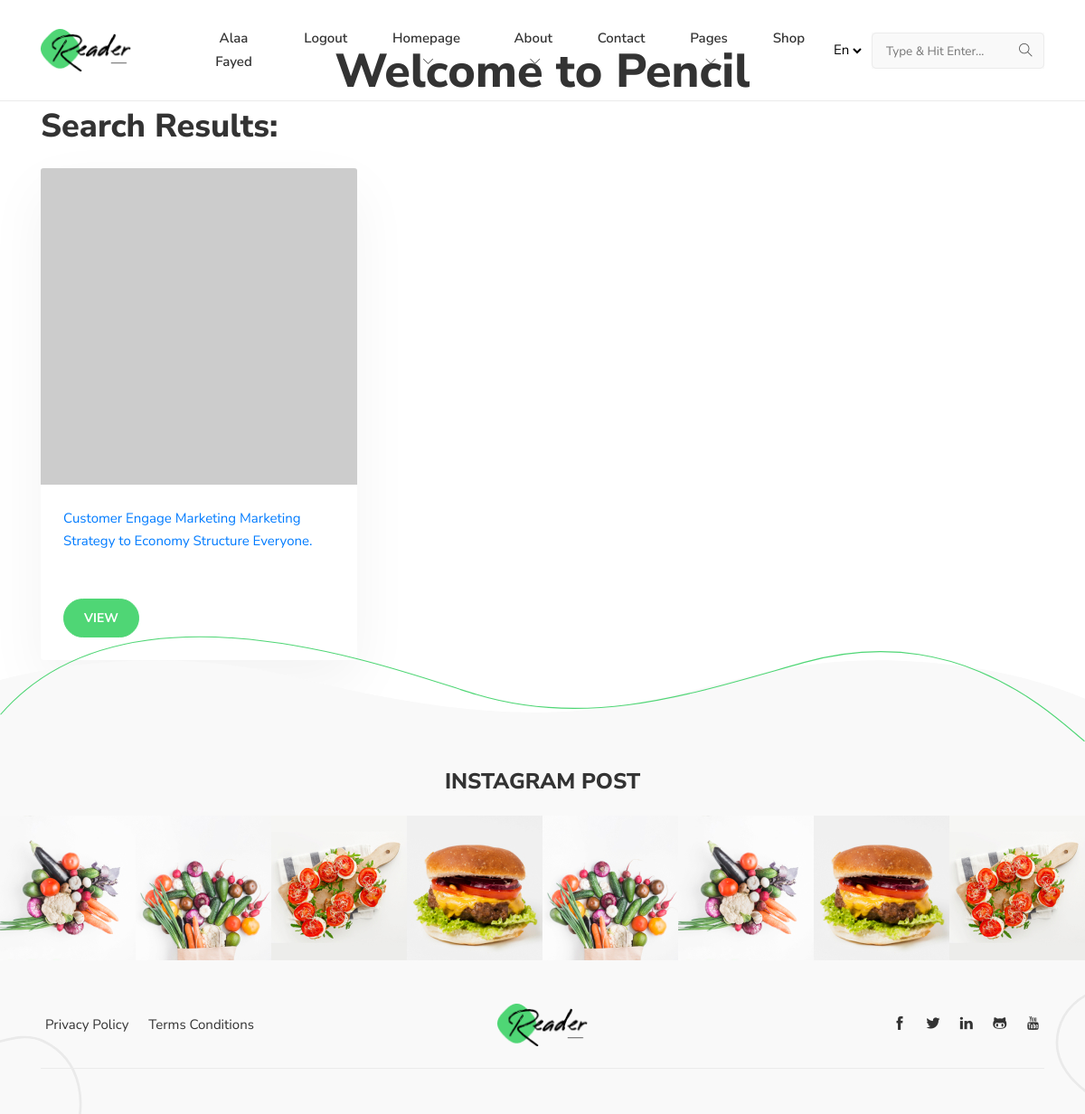
Screenshot of /home (signed in) with the database file from the repository.
### pencil/models.py (models this page shows, shortened)
class User(db.Model, UserMixin):
    id  = db.Column(db.Integer(), primary_key=True, nullable=False)
    username = db.Column(db.String(length=30), nullable=False, unique=True)
    email = db.Column(db.String(length=50), nullable=False, unique=True)
    password_hash = db.Column(db.String(length=100), nullable=False)
    posts = db.relationship("Post", backref="owned_user", lazy=True)
    commentators = db.relationship("Comment", backref="owned_commentator", lazy=True)
    replies = db.relationship("ReplyComment", backref="owned_responder", lazy=True)
    archives = db.relationship("Post", secondary="saved_blogs", backref="user")
    profile = db.relationship("Profile", back_populates="users", uselist=False)
    store = db.relationship("Store", back_populates="owner", uselist=False)
    roles = db.relationship('Role', secondary='user_role', backref="user")
    buyer = db.relationship("Sales", backref="book_buyers", lazy=True)
    @property
    def password(self):
        return self.password

class Post(db.Model):
    id  = db.Column(db.Integer(), primary_key=True, nullable=False)
    title = db.Column(db.String(length=50), nullable=False)
    content = db.Column(db.Text(), nullable=False)
    publication_date = db.Column(db.DateTime, default=datetime.utcnow())
    modification_date = db.Column(db.DateTime, default=datetime.utcnow())
    owner = db.Column(db.Integer(), db.ForeignKey("user.id"))
    profile_owner = db.Column(db.Integer(), db.ForeignKey("profile.id"))
    saved_posts = db.relationship("User", secondary="saved_blogs", backref="post")
    post_comments = db.relationship("Comment", backref="owned_comments", lazy=True)

### pencil/routes.py (the view, shortened to what this page needs)
@app.route("/")
@app.route("/home", methods=["GET", "POST"])
@login_required
def home_page():
    search_form = SearchForm()
    search_results = []
    posts = Post.query.order_by(Post.title.desc()).limit(20).all()
    return render_template("home.html", posts=posts, search_form=search_form, search_results=search_results)

### pencil/forms.py
class SearchForm(FlaskForm):
    input_search = StringField(label="Search", validators=[Length(max=100), DataRequired()])

### pencil/models.py (called while the page is built)
@login_manager.user_loader
def load_user(user_id):
    return User.query.get(int(user_id))

### pencil/templates/home.html (shortened to what this page needs)
{% extends 'base.html' %}
{% block content %}
<body>
    <div class="container mt-5">
        <h1 class="text-center">Welcome to Pencil</h1>
        <h2 class="text">Search Results:</h2>
        <div class="row mt-4">
            {% if search_results %}
                {% for post in search_results %}
                <div class="col-md-4">
                    <div class="card">
                        <img src="https://via.placeholder.com/150" class="card-img-top" alt="{{ post.title }}">
                        <div class="card-body">
                            <a href="{{ url_for('blog_page', post_id=post.id) }}">{{ post.title }}</a>
                        </div>
                        <div class="card-body">
                            <a href="{{ url_for('blog_page', post_id=post.id) }}" class="btn btn-primary">View</a>
                        </div>
                    </div>
                </div>
                {% endfor %}
            {% else %}
                {% for post in posts %}
                <div class="col-md-4">
                    <div class="card">
                        <img src="https://via.placeholder.com/150" class="card-img-top" alt="{{ post.title }}">
                        <div class="card-body">
                            <a href="{{ url_for('blog_page', post_id=post.id) }}">{{ post.title }}</a>
                        </div>
                        <div class="card-body">
                            <a href="{{ url_for('blog_page', post_id=post.id) }}" class="btn btn-primary">View</a>
                        </div>
                    </div>
                </div>
                {% endfor %}
            {% endif %}
        </div>
    </div>
</body>
{% endblock %}

### pencil/templates/base.html (shortened to what this page needs)
<!DOCTYPE html>
<html lang="en-us"><head>
  <link rel="stylesheet" href="{{ url_for('static', filename='plugins/bootstrap/bootstrap.min.css') }}">
  <link rel="stylesheet" href="{{ url_for('static', filename='plugins/themify-icons/themify-icons.css') }}">
  <link rel="stylesheet" href="{{ url_for('static', filename='plugins/slick/slick.css') }}">
  <link rel="stylesheet" href="{{ url_for('static', filename='css/style.css') }}" media="screen">
</head>
<body>
<header class="navigation fixed-top">
  <div class="container">
    <nav class="navbar navbar-expand-lg navbar-white">
      <a class="navbar-brand order-1" href="index.html">
        <img class="img-fluid" width="100px" src="static/images/logo.png"
          alt="Reader | Hugo Personal Blog Template">
      </a>
      <div class="collapse navbar-collapse text-center order-lg-2 order-3" id="navigation">
        <ul class="navbar-nav mx-auto">
            {% if current_user.is_authenticated %}
            <ul class="navbar-nav">
                <li class="nav-item">
                    <a class="nav-link" style="color: lawngreen; font-weight: bold">
                    </a>
                </li>
                <li class="nav-item">
                    <a class="nav-link" href="{{ url_for('profile', profile_id=current_user.id) }}">{{ current_user.username }}</a>
                </li>
                <li class="nav-item">
                    <a class="nav-link" href="{{ url_for('logout_page') }}">Logout</a>
                </li>
            </ul>
          {% endif %}
          <li class="nav-item dropdown">
            <a class="nav-link" href="#" role="button" data-toggle="dropdown" aria-haspopup="true"
              aria-expanded="false">
              homepage <i class="ti-angle-down ml-1"></i>
            </a>
          </li>
          <li class="nav-item dropdown">
            <a class="nav-link" href="#" role="button" data-toggle="dropdown" aria-haspopup="true"
              aria-expanded="false">
              About <i class="ti-angle-down ml-1"></i>
            </a>
          </li>
          <li class="nav-item">
            <a class="nav-link" href="contact.html">Contact</a>
          </li>
          <li class="nav-item dropdown">
            <a class="nav-link" href="#" role="button" data-toggle="dropdown" aria-haspopup="true"
              aria-expanded="false">Pages <i class="ti-angle-down ml-1"></i>
            </a>
          </li>
          <li class="nav-item">
            <a class="nav-link" href="shop.html">Shop</a>
          </li>
        </ul>
      </div>
      <div class="order-2 order-lg-3 d-flex align-items-center">
        <select class="m-2 border-0 bg-transparent" id="select-language">
          <option id="en" value="" selected>En</option>
        </select>
        <form class="search-bar">
          <input id="search-query" name="s" type="search" placeholder="Type &amp; Hit Enter...">
        </form>
      </div>
    </nav>
  </div>
</header>
{% block content %}
{% endblock %}
<footer class="footer">
    <svg class="footer-border" height="214" viewBox="0 0 2204 214" fill="none" xmlns="http://www.w3.org/2000/svg">
        <path d="M2203 213C2136.58 157.994 1942.77 -33.1996 1633.1 53.0486C1414.13 114.038 1200.92 188.208 967.765 118.127C820.12 73.7483 263.977 -143.754 0.999958 158.899"
        stroke-width="2" />
    </svg>
    <div class="instafeed text-center mb-5">
        <h2 class="h3 mb-4">INSTAGRAM POST</h2>
        <div class="instagram-slider">
          <div class="instagram-post"><img src="static/images/instagram/1.jpg"></div>
          <div class="instagram-post"><img src="static/images/instagram/2.jpg"></div>
          <div class="instagram-post"><img src="static/images/instagram/4.jpg"></div>
          <div class="instagram-post"><img src="static/images/instagram/3.jpg"></div>
          <div class="instagram-post"><img src="static/images/instagram/2.jpg"></div>
          <div class="instagram-post"><img src="static/images/instagram/1.jpg"></div>
          <div class="instagram-post"><img src="static/images/instagram/3.jpg"></div>
          <div class="instagram-post"><img src="static/images/instagram/4.jpg"></div>
        </div>
    </div>
    <div class="container">
        <div class="row align-items-center">
        <div class="col-md-5 text-center text-md-left mb-4">
            <ul class="list-inline footer-list mb-0">
              <li class="list-inline-item"><a href="privacy-policy.html">Privacy Policy</a></li>
              <li class="list-inline-item"><a href="terms-conditions.html">Terms Conditions</a></li>
            </ul>
        </div>
        <div class="col-md-2 text-center mb-4">
            <a href="index.html"><img class="img-fluid" width="100px" src="static/images/logo.png" alt="Reader | Hugo Personal Blog Template"></a>
        </div>
        <div class="col-md-5 text-md-right text-center mb-4">
            <ul class="list-inline footer-list mb-0">
            <li class="list-inline-item"><a href="#"><i class="ti-facebook"></i></a></li>
            <li class="list-inline-item"><a href="#"><i class="ti-twitter-alt"></i></a></li>
            <li class="list-inline-item"><a href="#"><i class="ti-linkedin"></i></a></li>
            <li class="list-inline-item"><a href="#"><i class="ti-github"></i></a></li>
            <li class="list-inline-item"><a href="#"><i class="ti-youtube"></i></a></li>
            </ul>
        </div>
        <div class="col-12">
            <div class="border-bottom border-default"></div>
        </div>
        </div>
    </div>
    </footer>
    <script src="{{ url_for('static', filename='js/script.js') }}"></script></body>
  </html>

### pencil/static/css/style.css (style rules this page uses)
body { line-height: 1.7; font-family: "Nunito Sans", sans-serif; -webkit-font-smoothing: antialiased; color: #555; font-size: 15px; }
h1, h2, h3, h4, h5, h6, .h1, .h2, .h3, .h4, .h5, .h6 { color: #333; font-family: "Nunito Sans", sans-serif; font-weight: 800; line-height: 1.2; }
h1, .h1 { font-size: 52px; }
h2, .h2 { font-size: 36px; }
h3, .h3 { font-size: 24px; }
.btn { font-size: 14px; font-family: "Nunito Sans", sans-serif; font-weight: 700; text-transform: uppercase; padding: 10px 22px; border-radius: 50px; border: 1px solid; position: relative; z-index: 1; transition: 0.2s ease; }
.btn-primary { background: #4FD675; color: #fff; border-color: #4FD675; }
body { background-color: #fff; overflow-x: hidden; }
img { vertical-align: middle; border: 0; }
a, a:hover, a:focus { text-decoration: none; }
a, button, select { cursor: pointer; transition: 0.2s ease; }
.slick-slide { outline: 0; }
.shadow, .promotion, .logo-list li, .widget, .card, .navbar .dropdown-menu { box-shadow: 0px 25px 65px rgba(0, 0, 0, 0.05) !important; }
.border-default { border-color: #EBEBEB !important; }
.navigation { border-bottom: 1px solid #EBEBEB; transition: 0.2s ease; padding: 10px 0; }
.nav-item { margin: 0; }
.nav-item .nav-link { text-transform: capitalize; font-family: "Nunito Sans", sans-serif; font-weight: 600; }
.navbar-white .navbar-nav .nav-link { color: #333; }
.navbar-expand-lg .navbar-nav .nav-link { padding: 20px; }
.navbar { padding: 0; }
.navbar .dropdown i { font-size: 12px; }
.search-bar { position: relative; background-color: #F9F9F9; }
.search-bar input { background-color: transparent; border: 1px solid #EBEBEB; height: 40px; padding-left: 15px; position: relative; border-radius: 5px; z-index: 1; }
.search-bar input::placeholder { font-size: 90%; }
.search-bar::before { position: absolute; font-family: "themify"; content: "\e610"; font-size: 15px; right: 13px; top: 50%; transform: translateY(-50%); }
.card { border: 0; background-color: #fff; transition: 0.2s ease; }
.card-body { padding: 25px; }
.instagram-post img { height: 160px; width: 100%; -o-object-fit: cover; object-fit: cover; }
.footer { padding: 120px 0 50px; background-image: url(../images/backgrounds/footer-bg.svg); background-position: top center; background-repeat: no-repeat; background-size: cover; position: relative; }
.footer-list a { display: block; color: #333; padding: 5px; }
.footer-border { position: absolute; top: -75px; width: 100%; stroke: #4FD675; }

### rows the page displays
User: username "Alaa Fayed"
Post: title "Customer Engage Marketing Marketing Strategy to Economy Structure Everyone."
